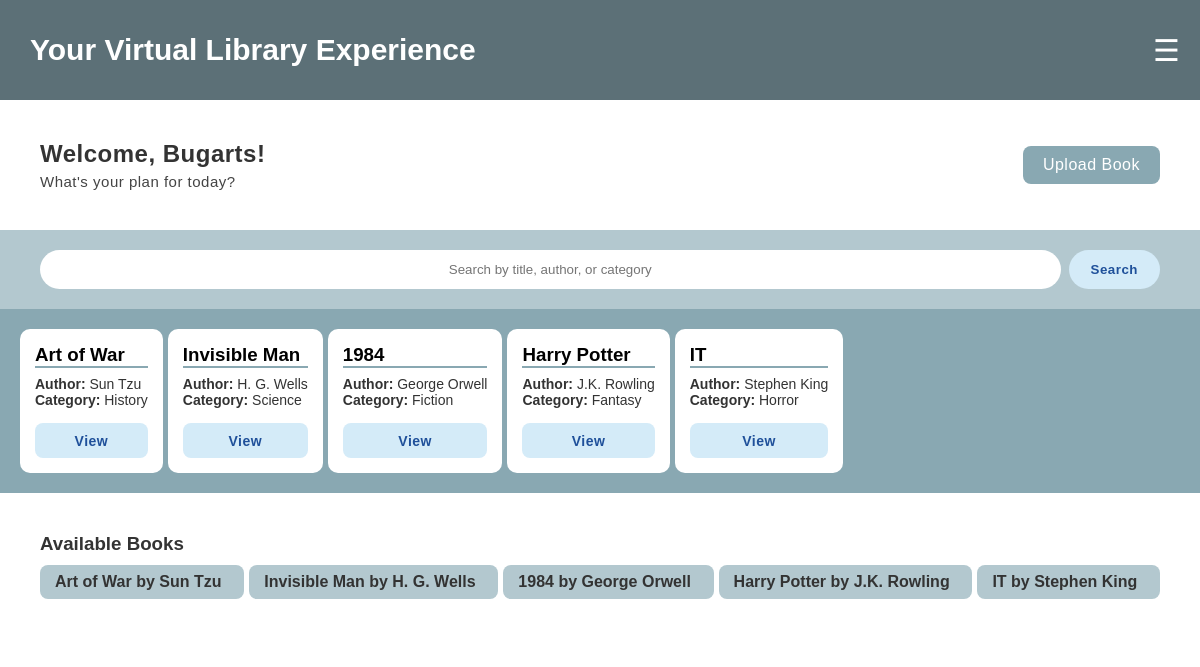
/ebook_system/index.php (signed in), run on the app's committed database.
### tables this page shows
CREATE TABLE `books` (
  `book_id` int(11) NOT NULL,
  `title` varchar(255) NOT NULL,
  `author_id` int(11) NOT NULL,
  `file_path` varchar(255) NOT NULL,
  `description` text DEFAULT NULL,
  `uploaded_by` int(11) DEFAULT NULL,
  `upload_date` timestamp NOT NULL DEFAULT current_timestamp()
);

CREATE TABLE `authors` (
  `author_id` int(11) NOT NULL,
  `author_name` varchar(255) NOT NULL
);

### ebook_system/index.php (the view, shortened to what this page needs)
<?php
include('db.php');
include('header.php');
$search_term = '';
$sql = "
SELECT
    b.book_id,
    b.title,
    a.author_name,
    GROUP_CONCAT(c.name SEPARATOR ', ') AS categories
FROM books b
JOIN authors a ON b.author_id = a.author_id
LEFT JOIN book_categories bc ON b.book_id = bc.book_id
LEFT JOIN categories c ON bc.category_id = c.category_id
WHERE
    b.title LIKE '%$search_term%'
    OR a.author_name LIKE '%$search_term%'
    OR c.name LIKE '%$search_term%'
GROUP BY b.book_id
";
$result = $conn->query($sql);
?>
<!DOCTYPE html>
<html lang="en">
<head>
    <link rel="stylesheet" href="css/index.css">
</head>
<body>
<div class="main">
    <div class="main-txt">
        <h2>Welcome, <?php echo htmlspecialchars($_SESSION['name']); ?>!</h2>
        <p>What's your plan for today?</p>
    </div>
    <div class="main-action">
        <a href="upload_book.php">Upload Book</a>
    </div>
</div>
<form action="index.php" method="POST">
    <input id="search-term" type="text" name="search_term" placeholder="Search by title, author, or category"
           value="<?php echo htmlspecialchars($search_term); ?>" required>
    <button id="search-btn" type="submit" name="search">Search</button>
</form>
<div class="books-result">
<?php
if ($result && $result->num_rows > 0) {
    while ($row = $result->fetch_assoc()) {
        echo "<div class='book-item'>";
        echo "<h3>{$row['title']}</h3>";
        echo "<p><strong>Author:</strong> {$row['author_name']}</p>";
        echo "<p><strong>Category:</strong> {$row['categories']}</p>";
        echo "<a href='book_details.php?book_id={$row['book_id']}'>View</a>";
        echo "</div>";
    }
} else {
    echo "<p>No books found matching your search.</p>";
}
?>
</div>
<div class="featured-books">
    <h3>Available Books</h3>
    <div class="book-list">
<?php
$sqlz = "
SELECT b.book_id, b.title, a.author_name
FROM books b
JOIN authors a ON b.author_id = a.author_id
";
$resultz = $conn->query($sqlz);
if ($resultz) {
    while ($book = $resultz->fetch_assoc()) {
        echo "<a href='book_details.php?book_id={$book['book_id']}'>";
        echo "{$book['title']} by {$book['author_name']}";
        echo "</a>";
    }
}
?>
    </div>
</div>
</body>
</html>

### ebook_system/header.php (shortened to what this page needs)
<!DOCTYPE html>
<html lang="en">
<head>
    <link rel="stylesheet" href="css/header.css">
</head>
<body>
    <header>
        <div class="brand">
            <a href="index.php">Your Virtual Library Experience</a>
        </div>
        <div class="toggle-icon" id="toggle-icon">
            &#9776;
        </div>
    </header>
    <div class="content">

### ebook_system/css/header.css (style rules this page uses)
body { margin: 0; padding: 0; overflow-x: hidden; }
header { display: flex; flex-direction: row; justify-content: space-between; align-items: center; background-color: #5c7077; padding: 10px 0px; position: fixed; margin: 0; max-height: 80px; height: 80px; width: 100%; }
.brand a { color: white; text-decoration: none; font-size: 30px; font-weight: bold; padding: 10px; margin-left: 20px; text-overflow: ellipsis; }
.toggle-icon { font-size: 30px; color: white; cursor: pointer; margin-right: 20px; }

### ebook_system/css/index.css (style rules this page uses)
* { font-family: 'Poppins', sans-serif }
.main { display: flex; flex-direction: row; justify-content: space-between; background-color: #fff; padding: 140px 40px 40px 40px; }
.main-txt { display: flex; flex-direction: column; gap: 0; }
.main-txt h2 { color: #333; letter-spacing: 0.5px; margin: 0 0 5px 0; }
.main-txt p { color: #444; font-size: 15px; letter-spacing: 0.5px; margin: 0; }
.main-action { display: flex; align-items: center; }
.main-action a { letter-spacing: 0.5px; padding: 10px 20px; border-radius: 8px; background-color: #89A8B2; text-decoration: none; color: #fff; transition: transform 0.3s ease-in-out; }
form { display: flex; justify-content: center; gap: 8px; background-color: #B3C8CF; margin: 0; padding: 20px 40px; }
#search-term { border: 2px solid transparent; border-radius: 20px; padding: 8px 40px; width: 100%; background-color: #fff; color: #333; outline: none; transition: border-color 0.3s ease-in-out, background-color 0.3s ease-in-out; flex-grow: 1; text-align: center; }
#search-btn { letter-spacing: 0.5px; background-color: #D4EBF8; border: 2px solid transparent; border-radius: 20px; padding: 10px 20px; font-weight: 600; color: #1F509A; transition: background-color 0.3s ease-in-out; }
.books-result { padding: 20px; display: flex; flex-direction: row; flex-wrap: wrap; overflow-y: auto; background-color: #89A8B2; gap: 5px; }
.book-item { display: flex; flex-direction: column; justify-content: center; border-radius: 10px; padding: 15px; background-color: #fff; }
.book-item h3 { border-bottom: 2px solid #89A8B2; margin: 0 0 8px 0; }
.book-item p { font-size: 14px; color: #333; margin: 0; }
.book-item a { text-decoration: none; background-color: #D4EBF8; display: flex; align-items: center; justify-content: center; color: #1F509A; border-radius: 8px; margin-top: 15px; transition: background-color 0.3s ease-in-out; height: 35px; font-size: 14px; font-weight: 600; letter-spacing: 0.5px; }
.book-list { gap: 5px; display: flex; flex-wrap: wrap; }
.featured-books { background-color: #fff; margin: 0; padding: 40px; display: flex; flex-direction: column; }
.featured-books h3 { margin: 0 0 10px 0; color: #333; }
.featured-books a { display: flex; padding: 8px 15px; text-decoration: none; font-weight: 600; color: #333; transition: background-color 0.3s ease-in-out; margin: 0; border-radius: 8px; background-color: #B3C8CF; flex-grow: 1; }

### data on the page
books: title "Art of War", author.author_name "Sun Tzu", categories "History"
books: title "Invisible Man", author.author_name "H. G. Wells", categories "Science"
books: title "1984", author.author_name "George Orwell", categories "Fiction"
books: title "Harry Potter", author.author_name "J.K. Rowling", categories "Fantasy"
books: title "IT", author.author_name "Stephen King", categories "Horror"

### other printed values
$_SESSION['name'] "Bugarts"
